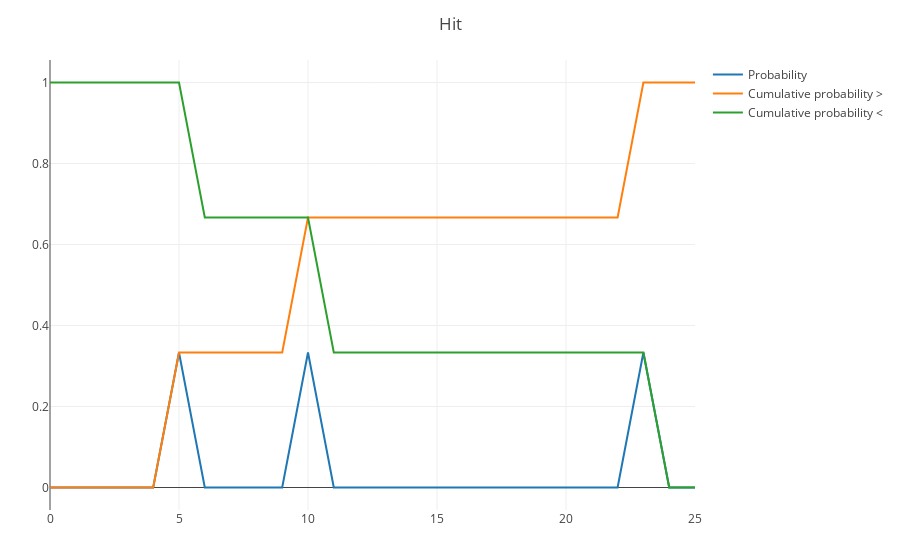

Notebook code cell kept with this figure:
### Code cell
h_1_p = h_1 / sum(h_1)

h_1_p_rc = cumsum(h_1_p)

h_1_p_lc = cumsum_reverse(h_1_p)

plot(
    [
        scatter(name="Probability", y=h_1_p),
        scatter(name="Cumulative probability >", y=h_1_p_rc),
        scatter(name="Cumulative probability <", y=h_1_p_lc),
    ],
    Layout(title="Hit"),
)

### Figure 1 — Plotly figure (JSON) as saved in the notebook; plotly's stock layout.template omitted (floating-point values rounded to 4 significant figures)
{"data": [{"name": "Probability", "type": "scatter", "y": [0, 0, 0, 0, 0, 0.3333, 0, 0, 0, 0, 0.3333, 0, 0, 0, 0, 0, 0, 0, 0, 0, 0, 0, 0, 0.3333, 0, 0]}, {"name": "Cumulative probability >", "type": "scatter", "y": [0, 0, 0, 0, 0, 0.3333, 0.3333, 0.3333, 0.3333, 0.3333, 0.6667, 0.6667, 0.6667, 0.6667, 0.6667, 0.6667, 0.6667, 0.6667, 0.6667, 0.6667, 0.6667, 0.6667, 0.6667, 1, 1, 1]}, {"name": "Cumulative probability <", "type": "scatter", "y": [1, 1, 1, 1, 1, 1, 0.6667, 0.6667, 0.6667, 0.6667, 0.6667, 0.3333, 0.3333, 0.3333, 0.3333, 0.3333, 0.3333, 0.3333, 0.3333, 0.3333, 0.3333, 0.3333, 0.3333, 0.3333, 0, 0]}], "layout": {"margin": {"b": 50, "l": 50, "r": 50, "t": 60}, "title": "Hit"}}
